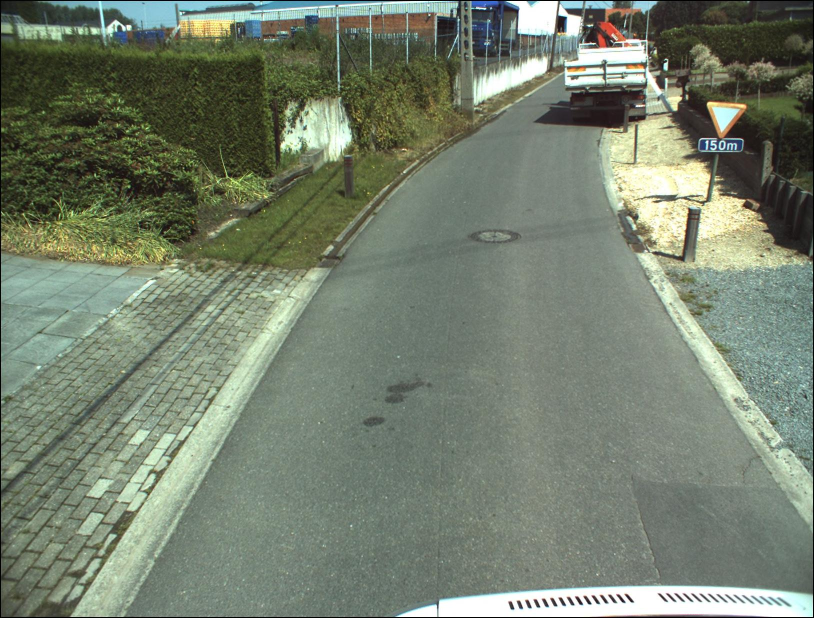
#> input picture datasets/test/00.001767.jpg, 1628 x 1236 px (shown at 1/2 size)
$ python -i ImageSegmentation.py   (imports and definitions only)   (older library calls are emulated)
#> lines starting #> are read from the running program, lines starting #| are printed output that depends on the picture; after the words box and inside, x2 and y2 are one past the last pixel; in counts of white or black regions, pixels touching at a corner belong together
#> further down, picture is the input picture: shape (1236, 1628, 3); mean B, G, R 110.1, 127.8, 117.4
from ImageFeature import get_full_image
import numpy as np
import cv2
from matplotlib import pyplot as plt
import os

# [13 lines left out: function apply_morphology_operations, not called in this run]


def apply_color_mask(fullImage):

    rojo_bajos1 = np.array([0,150,80], dtype=np.uint8) #RED
    rojo_altos1 = np.array([10, 255, 255], dtype=np.uint8) #RED

    rojo_bajos2 = np.array([170,150,80],dtype=np.uint8) #RED
    rojo_altos2 = np.array([179, 255, 255], dtype=np.uint8) #RED

    blue_bajos1 = np.array([90,150,60], dtype=np.uint8) #BLUE
    blue_altos1 = np.array([130, 255, 255], dtype=np.uint8) #BLUE


    mascara_rojo1 = cv2.inRange(fullImage, rojo_bajos1, rojo_altos1)
#> mascara_rojo1: shape (1236, 1628); every value is 0
    mascara_rojo2 = cv2.inRange(fullImage, rojo_bajos2, rojo_altos2)
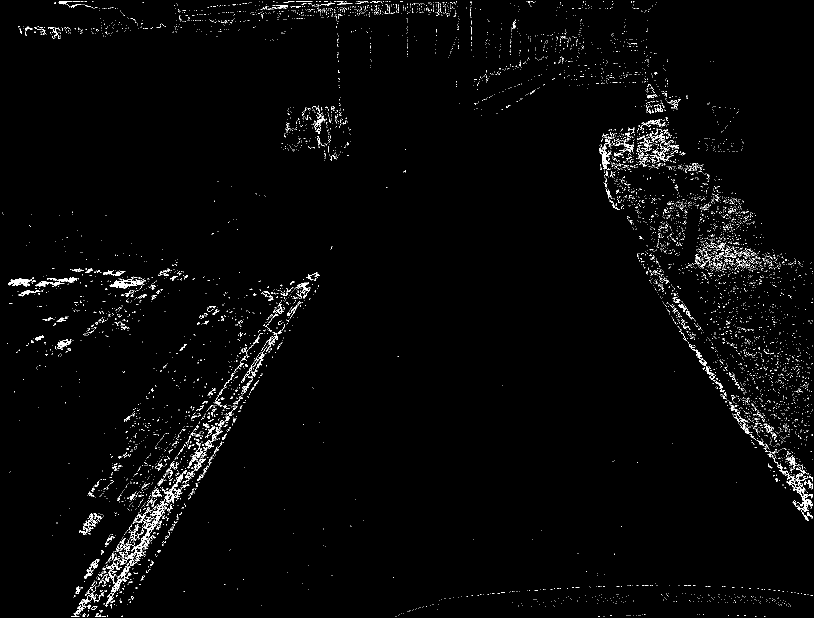
#> mascara_rojo2: shape (1236, 1628) (shown at 1/2 size); 1.9% white in thin lines or dots
    mascara_blue1 = cv2.inRange(fullImage, blue_bajos1, blue_altos1)
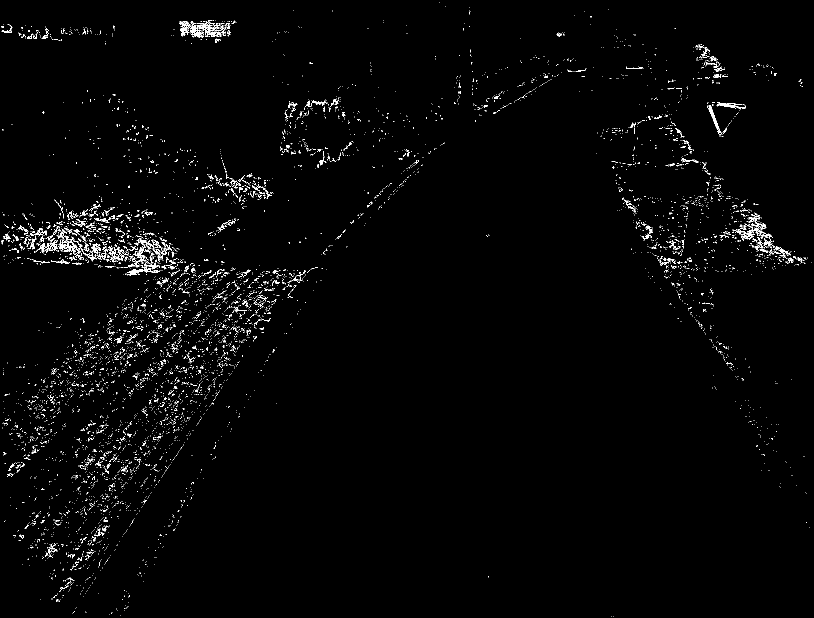
#> mascara_blue1: shape (1236, 1628) (shown at 1/2 size); 1.6% white in thin lines or dots

    maskConcatenated = cv2.add(mascara_rojo1, mascara_rojo2)

    maskConcatenated = cv2.add(maskConcatenated, mascara_blue1)
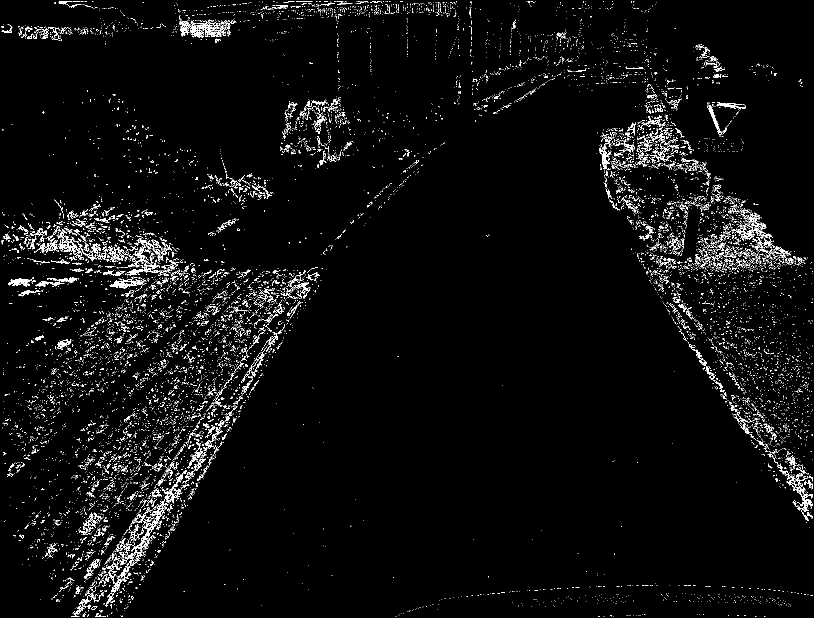
#> maskConcatenated: shape (1236, 1628) (shown at 1/2 size); 3.4% white in thin lines or dots

    return maskConcatenated


# [144 lines left out: functions preproces_image, color_segmentation, get_inside_grid_segmentation, get_region_of_interest, get_templete_matching, create_maskFolders, not called in this run]


>>> import cv2
>>> picture = cv2.imread('datasets/test/00.001767.jpg')
>>> result = apply_color_mask(picture)

$ run again, on datasets/test/01.002072.jpg
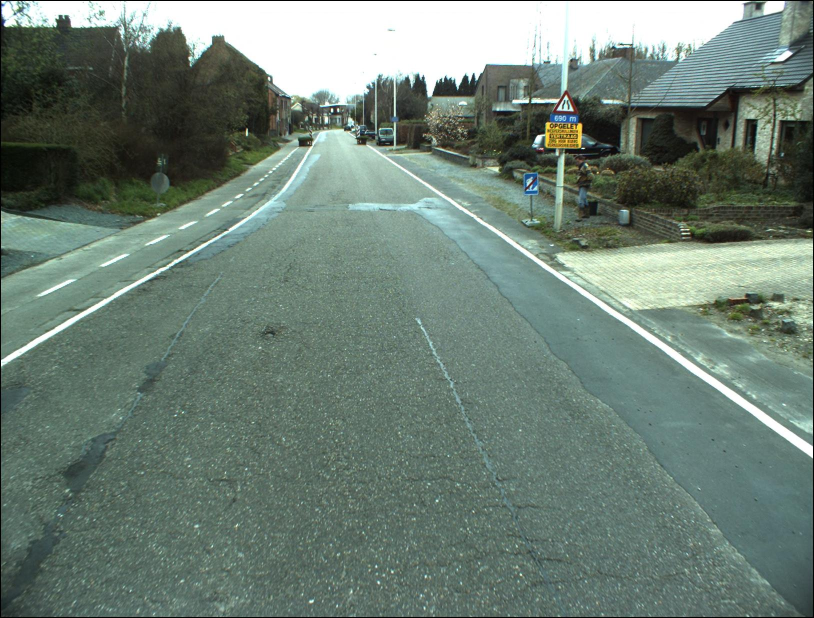
#> input picture datasets/test/01.002072.jpg, 1628 x 1236 px (shown at 1/2 size)
#> picture is the input picture: shape (1236, 1628, 3); mean B, G, R 117.2, 127.6, 109.9
#> mascara_rojo1: shape (1236, 1628); every value is 0
#> in apply_color_mask, `mascara_rojo2 = cv2.inRange(fullImage, rojo_bajos2, rojo_altos2)`:
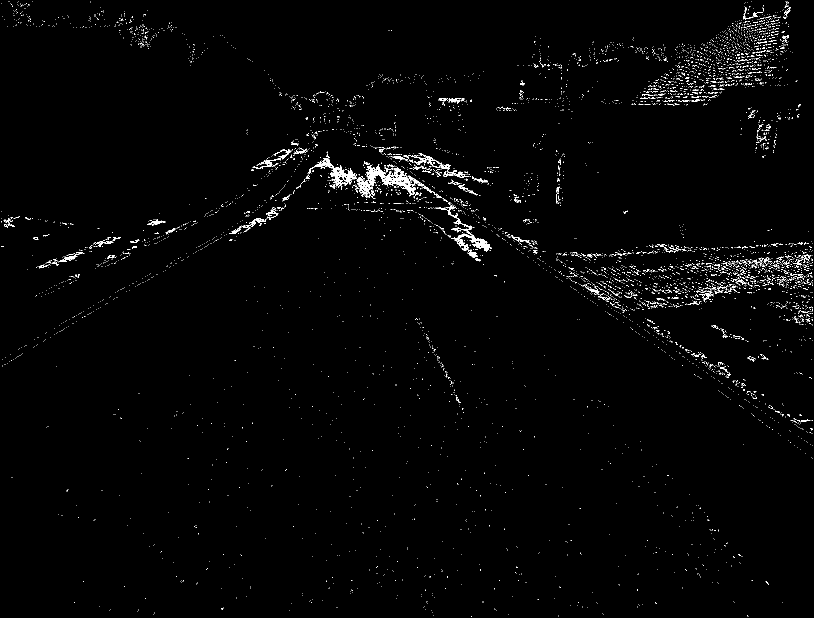
#> mascara_rojo2: shape (1236, 1628) (shown at 1/2 size); 1.4% white in thin lines or dots
#> mascara_blue1: shape (1236, 1628); 0.25% white in thin lines or dots
#> in apply_color_mask, `maskConcatenated = cv2.add(maskConcatenated, mascara_blue1)`:
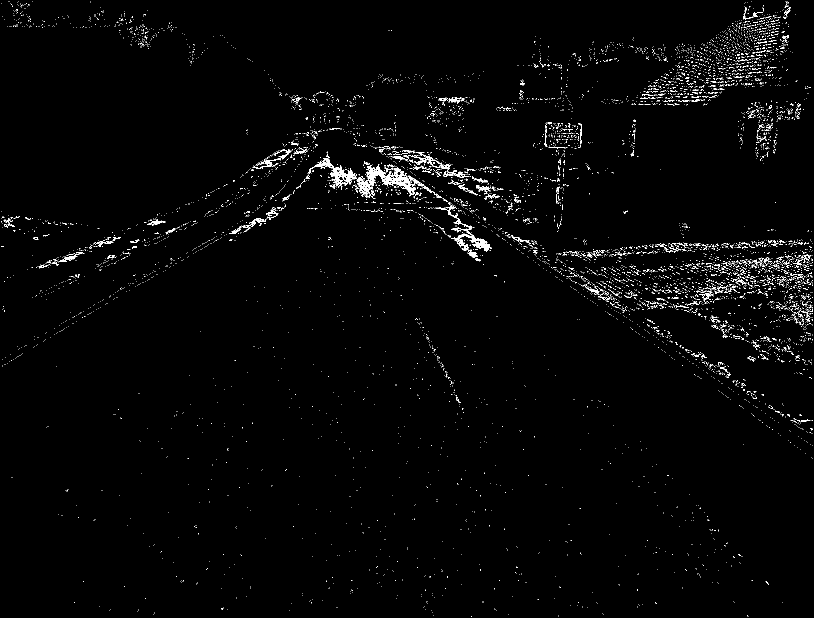
#> maskConcatenated: shape (1236, 1628) (shown at 1/2 size); 1.6% white in thin lines or dots

$ run again, on datasets/test/01.002371.jpg
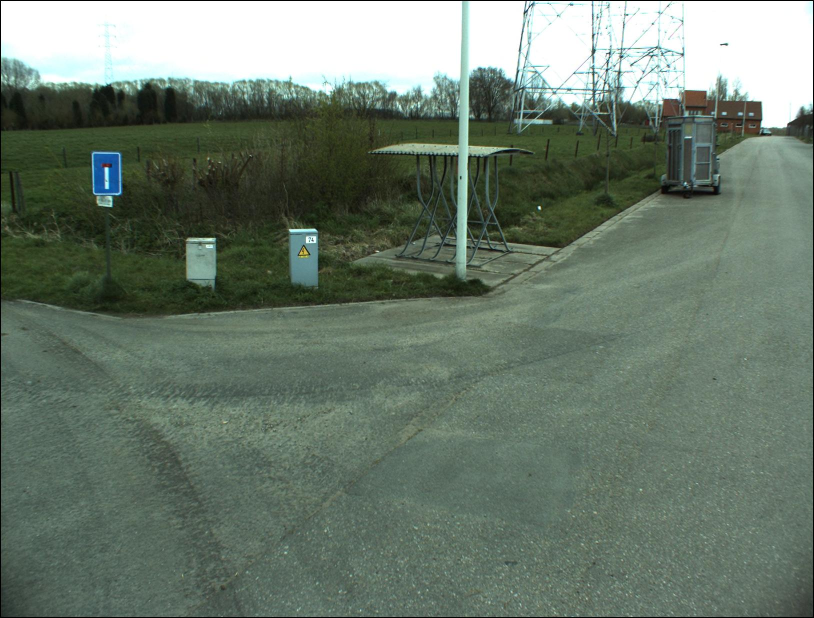
#> input picture datasets/test/01.002371.jpg, 1628 x 1236 px (shown at 1/2 size)
#> picture is the input picture: shape (1236, 1628, 3); mean B, G, R 108.2, 121.7, 106.7
#> mascara_rojo1: shape (1236, 1628); every value is 0
#> in apply_color_mask, `mascara_rojo2 = cv2.inRange(fullImage, rojo_bajos2, rojo_altos2)`:
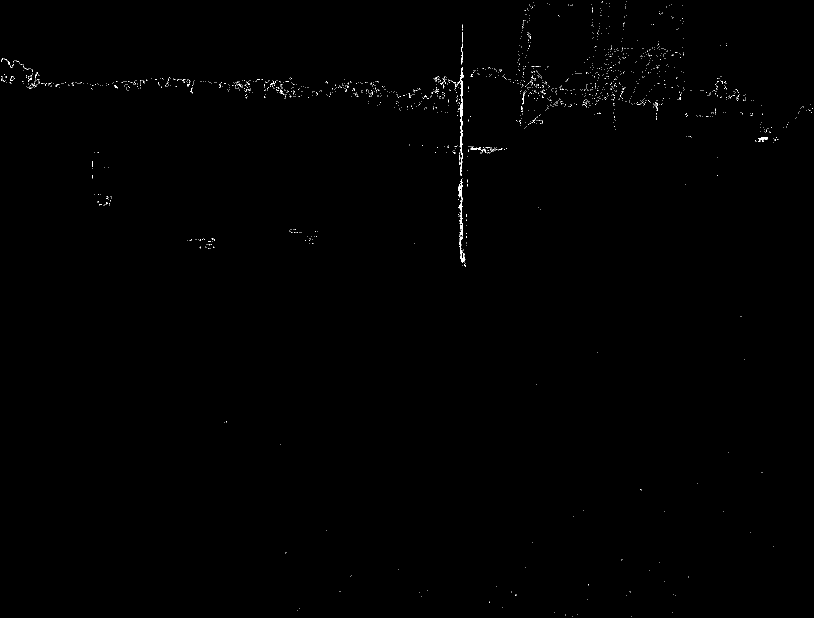
#> mascara_rojo2: shape (1236, 1628) (shown at 1/2 size); 0.26% white in thin lines or dots
#> mascara_blue1: shape (1236, 1628); 0.1% white in thin lines or dots, all inside (x1, y1, x2, y2) = (90, 28, 1579, 1229)
#> in apply_color_mask, `maskConcatenated = cv2.add(maskConcatenated, mascara_blue1)`:
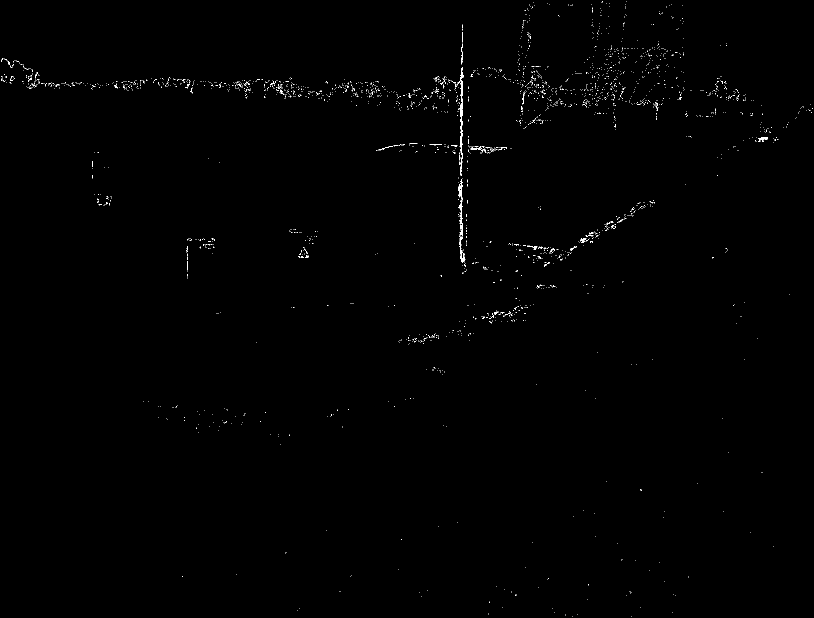
#> maskConcatenated: shape (1236, 1628) (shown at 1/2 size); 0.37% white in thin lines or dots

$ run again, on datasets/test/01.002408.jpg
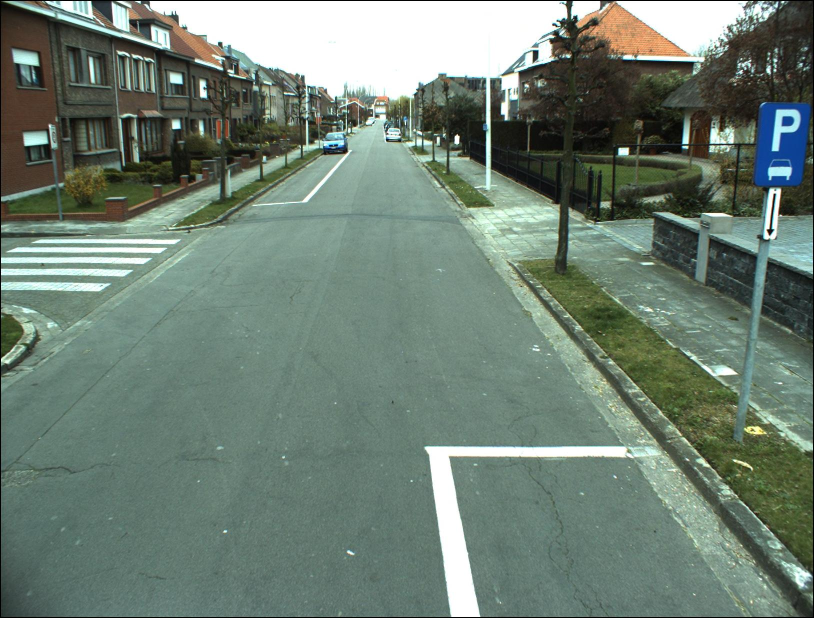
#> input picture datasets/test/01.002408.jpg, 1628 x 1236 px (shown at 1/2 size)
#> picture is the input picture: shape (1236, 1628, 3); mean B, G, R 115.7, 127.7, 111
#> mascara_rojo1: shape (1236, 1628); every value is 0
#> in apply_color_mask, `mascara_rojo2 = cv2.inRange(fullImage, rojo_bajos2, rojo_altos2)`:
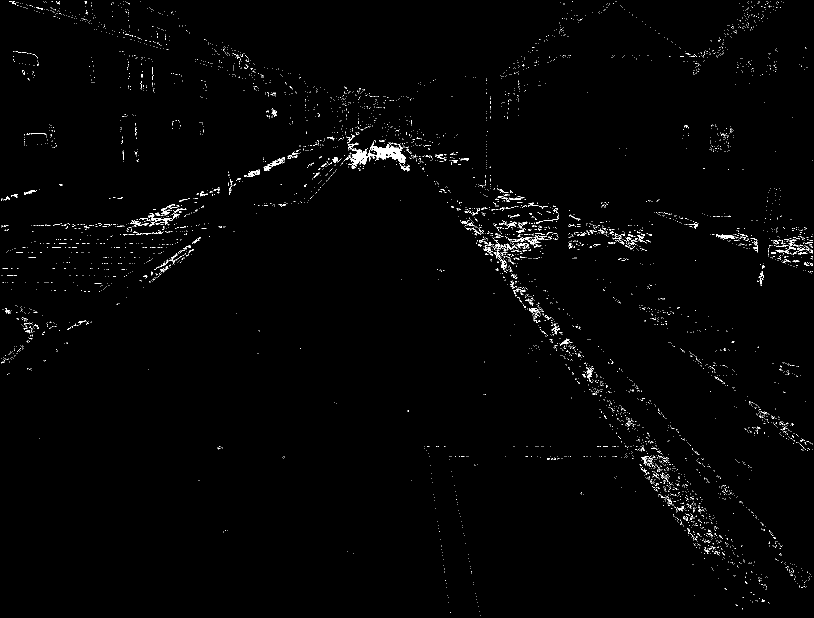
#> mascara_rojo2: shape (1236, 1628) (shown at 1/2 size); 1.1% white in thin lines or dots
#> mascara_blue1: shape (1236, 1628); 0.73% white in thin lines or dots
#> in apply_color_mask, `maskConcatenated = cv2.add(maskConcatenated, mascara_blue1)`:
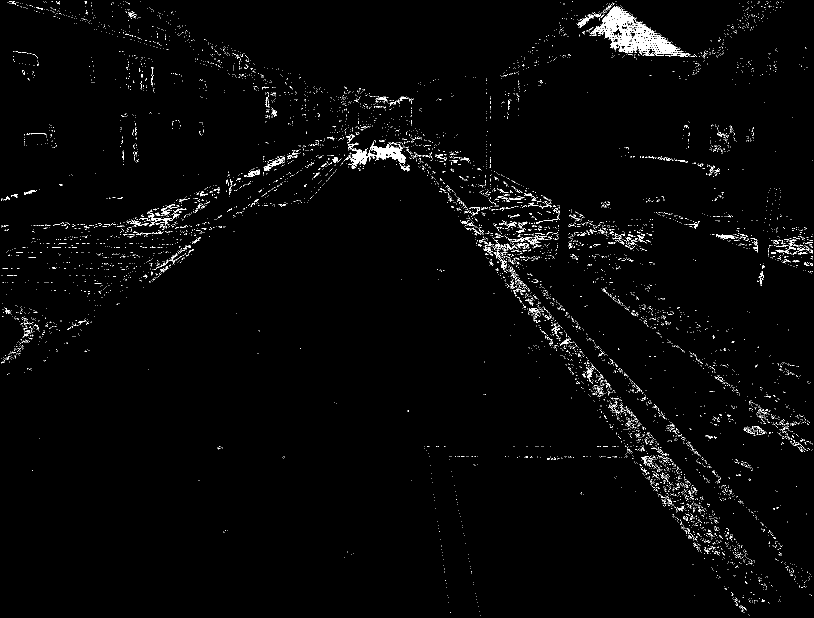
#> maskConcatenated: shape (1236, 1628) (shown at 1/2 size); 1.8% white in thin lines or dots
